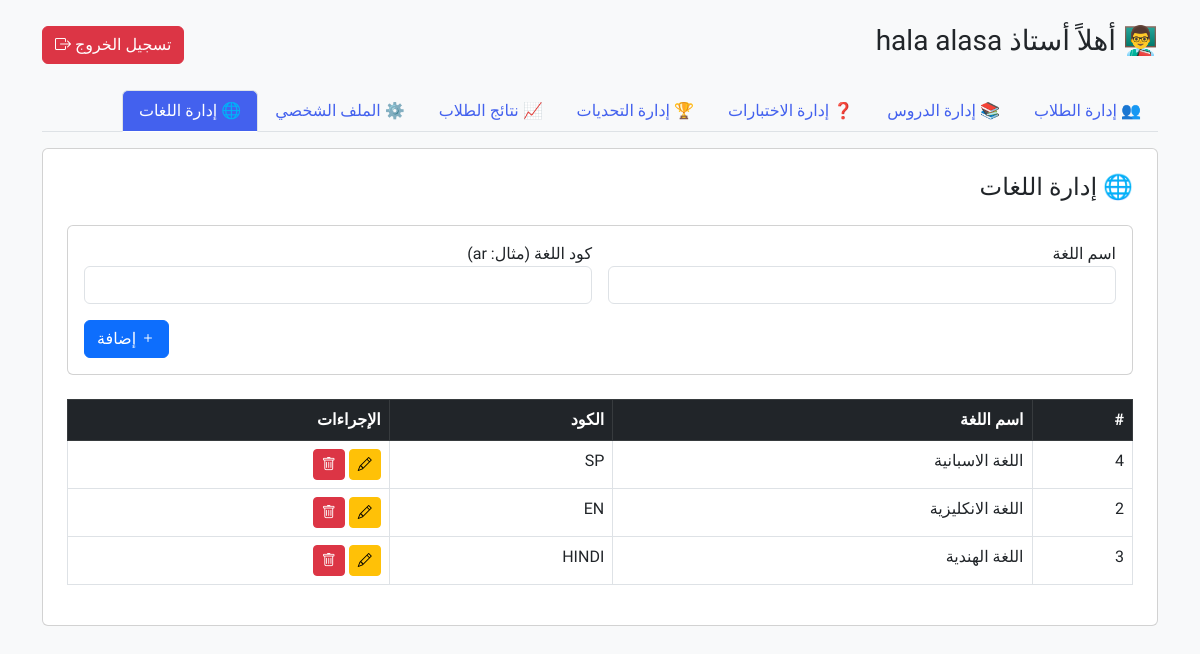
Screenshot of /teacher_dashboard.php?section=languages (signed in) with the database file from the repository.
### tables this page shows
CREATE TABLE `languages` (
  `id` int NOT NULL,
  `name` varchar(50) NOT NULL,
  `code` varchar(5) NOT NULL
);

### teacher_sections/languages.php (the view, shortened to what this page needs)
<?php
$conn = new mysqli("localhost", "root", "", "learning_platform");
$languages = $conn->query("SELECT * FROM languages ORDER BY name ASC");
?>
<div class="card p-4">
    <h4 class="mb-4">🌐 إدارة اللغات</h4>
    <div class="card mb-4">
        <div class="card-body">
            <form method="post">
                <div class="row g-3">
                    <div class="col-md-6">
                        <label>اسم اللغة</label>
                        <input type="text" name="name" class="form-control"
                               value="<?= $edit_lang['name'] ?? '' ?>" required>
                    </div>
                    <div class="col-md-6">
                        <label>كود اللغة (مثال: ar)</label>
                        <input type="text" name="code" class="form-control"
                               value="<?= $edit_lang['code'] ?? '' ?>" required>
                    </div>
                </div>
                <div class="mt-3 text-end">
                    <?php if (isset($_GET['edit'])): ?>
                        <button type="submit" name="update_language" class="btn btn-warning">
                            <i class="bi bi-pencil"></i> تحديث
                        </button>
                        <a href="?section=languages" class="btn btn-secondary">إلغاء</a>
                    <?php else: ?>
                        <button type="submit" name="add_language" class="btn btn-primary">
                            <i class="bi bi-plus"></i> إضافة
                        </button>
                    <?php endif; ?>
                </div>
            </form>
        </div>
    </div>
    <div class="table-responsive">
        <table class="table table-bordered table-hover">
            <thead class="table-dark">
                <tr>
                    <th>#</th>
                    <th>اسم اللغة</th>
                    <th>الكود</th>
                    <th>الإجراءات</th>
                </tr>
            </thead>
            <tbody>
                <?php while ($lang = $languages->fetch_assoc()): ?>
                <tr>
                    <td><?= $lang['id'] ?></td>
                    <td><?= htmlspecialchars($lang['name']) ?></td>
                    <td><?= strtoupper($lang['code']) ?></td>
                    <td>
                        <a href="?section=languages&edit=<?= $lang['id'] ?>"
                           class="btn btn-sm btn-warning">
                           <i class="bi bi-pencil"></i>
                        </a>
                        <a href="?section=languages&delete=<?= $lang['id'] ?>"
                           class="btn btn-sm btn-danger"
                           onclick="return confirm('هل أنت متأكد من الحذف؟')">
                           <i class="bi bi-trash"></i>
                        </a>
                    </td>
                </tr>
                <?php endwhile; ?>
            </tbody>
        </table>
    </div>
</div>

### teacher_dashboard.php (style rules this page uses)
body { font-family: 'Tajawal', sans-serif; background-color: #f4f6f9; }
body { font-family: 'Tajawal', sans-serif; background: #f8f9fa; }

### rows the page displays
languages: id "4", name "اللغة الاسبانية", code "SP"
languages: id "2", name "اللغة الانكليزية", code "EN"
languages: id "3", name "اللغة الهندية", code "HINDI"

### other values shown
$name "hala alasa"
